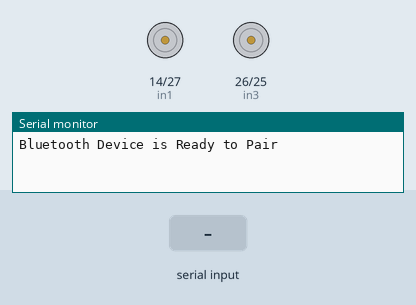
A sketch run on a simulated ESP32. On the bench: motor-driver pin pairs drawn as motors (green arrow = first pin HIGH = forward, orange = second pin HIGH = backward, longer = more drive), the last lines printed to the serial monitor. Inputs (shaded band) come from the test bench. Nothing arrives over Bluetooth unless stated.

Above: at 1.2 s.
1.3 s: "F" received over the second serial link
At 1.6 s:
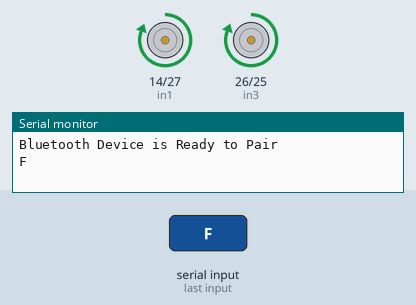
2.8 s: "B" received over the second serial link
At 3.9 s:
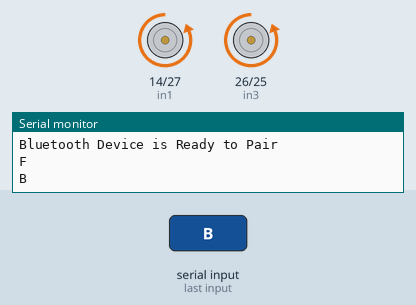
4.3 s: "L" received over the second serial link
At 5.1 s:
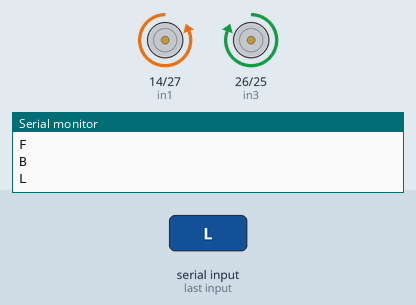
5.8 s: "R" received over the second serial link
At 6.2 s:
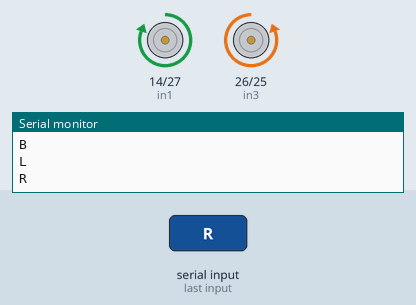
Timing chart, 0 to 8.3 s (numbered marks = the images above; inputs shaded):
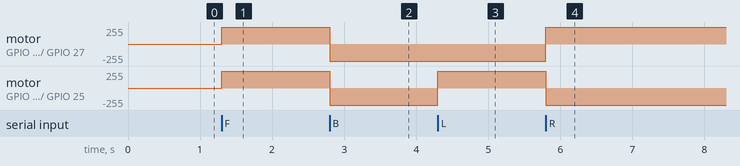

Measured:
- after the input at 1.3 s, motor on GPIO 14 (in1) / GPIO 27 (in2), motor on GPIO 26 (in3) / GPIO 25 (in4): stopped → forward 255/255 at once
- after the input at 2.8 s, motor on GPIO 14 (in1) / GPIO 27 (in2), motor on GPIO 26 (in3) / GPIO 25 (in4): forward 255/255 → backward 255/255 at once
- after the input at 4.3 s, motor on GPIO 26 (in3) / GPIO 25 (in4): backward 255/255 → forward 255/255 at once
- after the input at 5.8 s, motor on GPIO 14 (in1) / GPIO 27 (in2): backward 255/255 → forward 255/255 at once; motor on GPIO 26 (in3) / GPIO 25 (in4): forward 255/255 → backward 255/255 at once

The sketch:

Robot_4.ino
```cpp
//Controlling Robot Using Esp32Bluetooth
#include "BluetoothSerial.h"

// Motor pins
int in1 = 14;
int in2 = 27;
int in3 = 26;
int in4 = 25;

BluetoothSerial ESP_BT;

void setup() {
  pinMode(in1, OUTPUT);
  pinMode(in2, OUTPUT);
  pinMode(in3, OUTPUT);
  pinMode(in4, OUTPUT);

  Serial.begin(9600);
  ESP_BT.begin("ESP32_Robot");
  Serial.println("Bluetooth Device is Ready to Pair");
}

void loop() {
  if (ESP_BT.available()) {
    char command = ESP_BT.read();

    Serial.println(command);
    switch (command) {
      case 'F':  // Forward
        robotFront();
        break;
      case 'B':  // Backward
        robotBack();
        break;
      case 'L':  // Left
        robotLeft();
        break;
      case 'R':  // Right
        robotRight();
        break;
      case 'S':  // Stop
        robotStop();
        break;
      default:
        robotStop();
        break;
    }
  }
}

//robot forward
void robotFront() {
  digitalWrite(in1, HIGH);
  digitalWrite(in2, LOW);
  digitalWrite(in3, HIGH);
  digitalWrite(in4, LOW);
}

//robot backward
void robotBack() {
  digitalWrite(in1, LOW);
  digitalWrite(in2, HIGH);
  digitalWrite(in3, LOW);
  digitalWrite(in4, HIGH);
}

//robot left
void robotLeft() {
  digitalWrite(in1, LOW);
  digitalWrite(in2, HIGH);
  digitalWrite(in3, HIGH);
  digitalWrite(in4, LOW);
}

//robot right
void robotRight() {
  digitalWrite(in1, HIGH);
  digitalWrite(in2, LOW);
  digitalWrite(in3, LOW);
  digitalWrite(in4, HIGH);
}

//robot Stop
void robotStop() {
  digitalWrite(in1, LOW);
  digitalWrite(in2, LOW);
  digitalWrite(in3, LOW);
  digitalWrite(in4, LOW);
}
```
